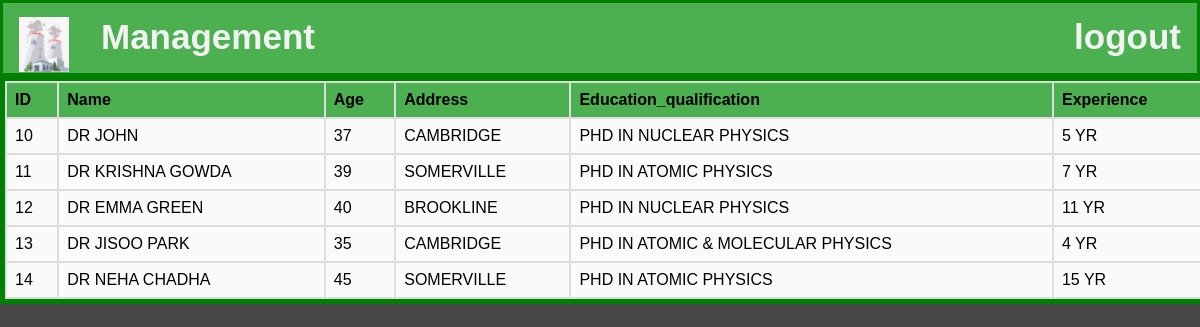
The page /management.php (signed in) on the database its author committed.
### tables this page shows
CREATE TABLE `management` (
  `ID` int(11) NOT NULL,
  `NAME` varchar(25) NOT NULL,
  `AGE` int(11) NOT NULL,
  `ADDRESS` varchar(25) NOT NULL,
  `EDU_QLFN` varchar(40) NOT NULL,
  `EXPERIENCE` varchar(15) NOT NULL
);

### management.php (the view, shortened to what this page needs)
<html>
    <head>
</head>
<body>
<div class="topnav">
            <a class="active" href="home.html"><img src="My project.png"></a>
            <a href="management.php">Management</a>
            <div class="topnav-right">
              <a href="logout.php">logout</a>
            </div>
          </div>
    <?php
$con = mysqli_connect("localhost","root","","nuclear_power_plant_management");
$var=mysqli_query($con,"select * from management");
echo "<table border size=10>";
echo "<tr>
<th>ID</th>
<th>Name</th>
<th>Age</th>
<th>Address</th>
<th>Education_qualification</th>
<th>Experience</th>
</tr>";
if(mysqli_num_rows($var)>0){
    while($arr=mysqli_fetch_row($var))
    { echo "<tr>
    <td>$arr[0]</td>
    <td>$arr[1]</td>
    <td>$arr[2]</td>
    <td>$arr[3]</td>
    <td>$arr[4]</td>
    <td>$arr[5]</td>
    </tr>";}
    echo "</table>";
}
?>
</body>
</html>

### management.php (style rules this page uses)
body { margin: 0; font-family: Arial, Helvetica, sans-serif; background: #484848; }
.topnav { overflow: hidden; background-color: #4CAF50; height: 70px; border: 3px solid green; }
.topnav a { float: left; color: #f2f2f2; text-align: center; padding: 14px 16px; text-decoration: none; font-size: 35px; font-weight: bold; }
.topnav-right { float: right; }
table { font-family: arial, sans-serif; border-collapse: collapse; outline: green solid 5px; background: #FAFAFA; margin:5px ; width:100%; }
td, th { border: 2px solid #dddddd; text-align: left; padding: 8px; }
th { background-color: #4CAF50; }

### rows shown on the page
management: ID "10", NAME "DR JOHN", AGE "37", ADDRESS "CAMBRIDGE", EDU_QLFN "PHD IN NUCLEAR PHYSICS", EXPERIENCE "5 YR"
management: ID "11", NAME "DR KRISHNA GOWDA", AGE "39", ADDRESS "SOMERVILLE", EDU_QLFN "PHD IN ATOMIC PHYSICS", EXPERIENCE "7 YR"
management: ID "12", NAME "DR EMMA GREEN", AGE "40", ADDRESS "BROOKLINE", EDU_QLFN "PHD IN NUCLEAR PHYSICS", EXPERIENCE "11 YR"
management: ID "13", NAME "DR JISOO PARK", AGE "35", ADDRESS "CAMBRIDGE", EDU_QLFN "PHD IN ATOMIC & MOLECULAR PHYSICS", EXPERIENCE "4 YR"
management: ID "14", NAME "DR NEHA CHADHA", AGE "45", ADDRESS "SOMERVILLE", EDU_QLFN "PHD IN ATOMIC PHYSICS", EXPERIENCE "15 YR"
